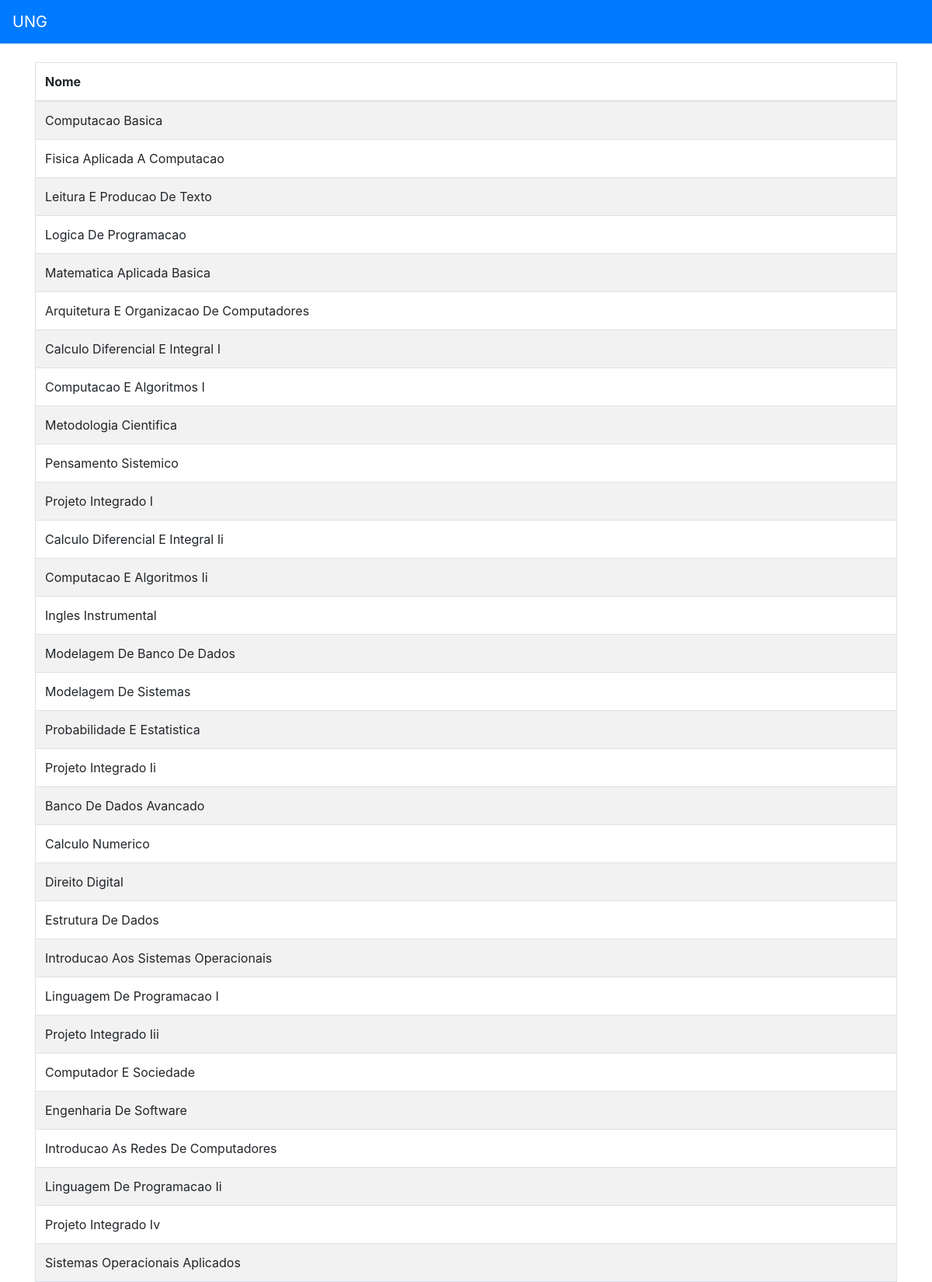
The app's page /admin/materia.php (signed in, upper part) with its own data.
### tables this page shows
CREATE TABLE `materias` (
  `mat_id` int(11) NOT NULL,
  `mat_nome` varchar(100) NOT NULL,
  `pro_id` int(11) DEFAULT NULL
);

### admin/materia.php (the view, shortened to what this page needs)
<?php
$conn = DB::getConexao();
$listMaterias = $conn->query("SELECT * FROM materias");
?>
<!DOCTYPE html>
<html lang="pt-br">
<head>
	<link rel="stylesheet" href="../lib/skin/css/bootstrap.min.css">
	<link rel="stylesheet" href="skin/css/admin.css">
</head>
<body id="admin_materia">
	<?php require 'templates/header.php' ?>
	<br>
	<div class="container">
		<div class="row">
			<div class="col-sm dataTable-all">
				<div class="data-table table-responsive">
					<table class="table table-striped table-bordered table-fixed">
						<thead>
							<tr>
								<th>Nome</th>
							</tr>
						</thead>
						<tbody>
							<?php
							while($materia = $listMaterias->fetch(PDO::FETCH_OBJ)){
								echo "<tr><td>" . $materia->mat_nome . "</td></tr>";
							}
							?>
					</tbody>
				</table>
			</div>
		</div>
	</div>
</div>
</body>
</html>

### records on screen
materias: mat_nome "Computacao Basica"
materias: mat_nome "Fisica Aplicada A Computacao"
materias: mat_nome "Leitura E Producao De Texto"
materias: mat_nome "Logica De Programacao"
materias: mat_nome "Matematica Aplicada Basica"
materias: mat_nome "Arquitetura E Organizacao De Computadores"
materias: mat_nome "Calculo Diferencial E Integral I"
materias: mat_nome "Computacao E Algoritmos I"
materias: mat_nome "Metodologia Cientifica"
materias: mat_nome "Pensamento Sistemico"
materias: mat_nome "Projeto Integrado I"
materias: mat_nome "Calculo Diferencial E Integral Ii"
materias: mat_nome "Computacao E Algoritmos Ii"
materias: mat_nome "Ingles Instrumental"
materias: mat_nome "Modelagem De Banco De Dados"
materias: mat_nome "Modelagem De Sistemas"
materias: mat_nome "Probabilidade E Estatistica"
materias: mat_nome "Projeto Integrado Ii"
materias: mat_nome "Banco De Dados Avancado"
materias: mat_nome "Calculo Numerico"
materias: mat_nome "Direito Digital"
materias: mat_nome "Estrutura De Dados"
materias: mat_nome "Introducao Aos Sistemas Operacionais"
materias: mat_nome "Linguagem De Programacao I"
materias: mat_nome "Projeto Integrado Iii"
materias: mat_nome "Computador E Sociedade"
materias: mat_nome "Engenharia De Software"
materias: mat_nome "Introducao As Redes De Computadores"
materias: mat_nome "Linguagem De Programacao Ii"
materias: mat_nome "Projeto Integrado Iv"
materias: mat_nome "Sistemas Operacionais Aplicados"
